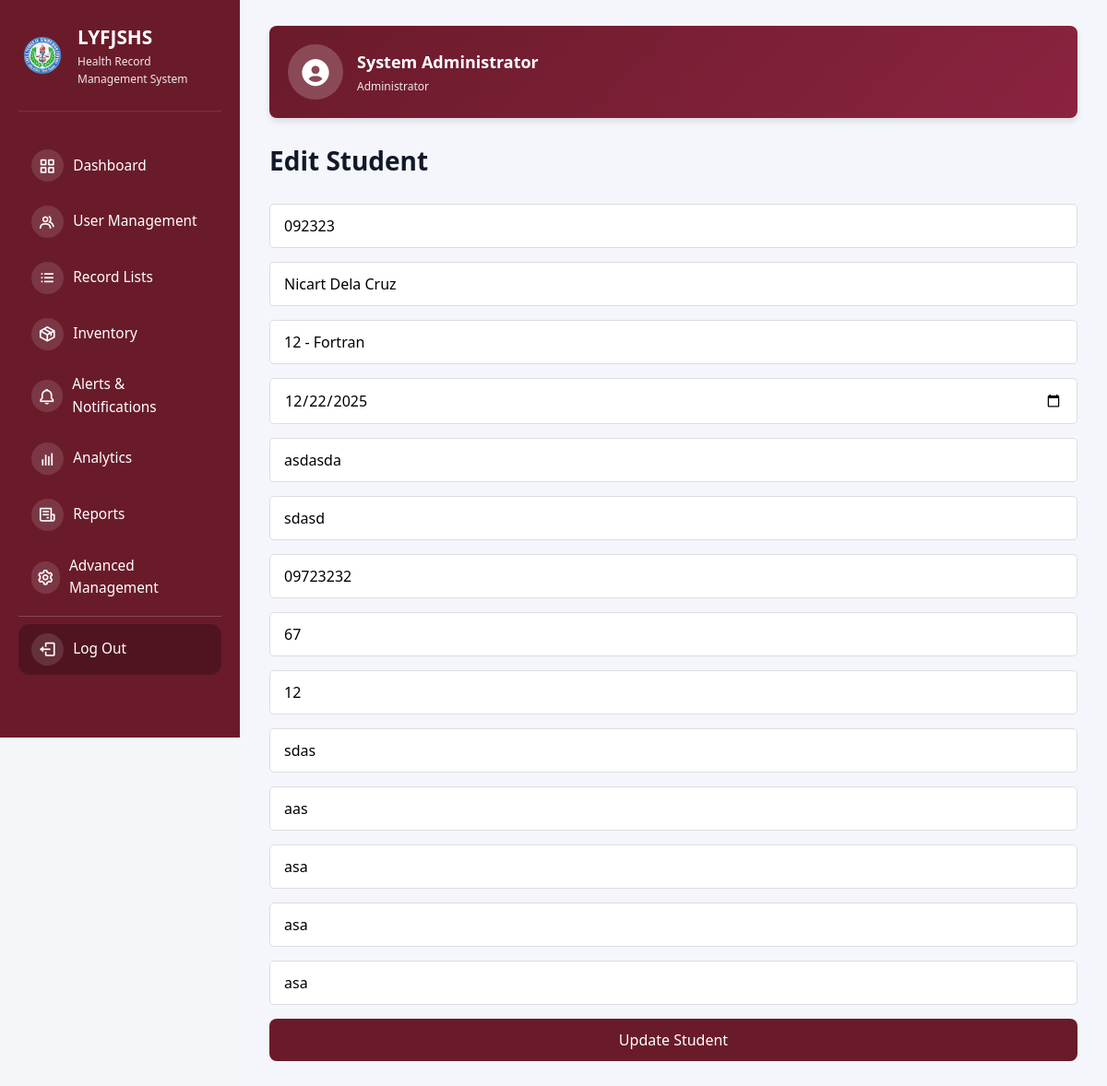
Screenshot of /edit_student/15 (signed in) with the database file from the repository.
### tables this page shows
CREATE TABLE users (
            id INTEGER PRIMARY KEY AUTOINCREMENT,
            username TEXT UNIQUE NOT NULL,
            password TEXT NOT NULL,
            fullname TEXT NOT NULL,
            email TEXT NOT NULL,
            role TEXT DEFAULT 'health_officer',
            advisory_class TEXT,
            is_active INTEGER DEFAULT 1,
            created_at TIMESTAMP DEFAULT CURRENT_TIMESTAMP
        );

CREATE TABLE students (
            id INTEGER PRIMARY KEY AUTOINCREMENT,
            studentLRN TEXT UNIQUE NOT NULL,
            name TEXT NOT NULL,
            class TEXT,
            dob DATE,
            address TEXT,
            parentContact TEXT,
            emergencyContact TEXT,
            height TEXT,
            weight TEXT,
            blood TEXT,
            pastIllnesses TEXT,
            allergies TEXT,
            conditions TEXT,
            vaccination TEXT,
            created_at TIMESTAMP DEFAULT CURRENT_TIMESTAMP
        );

### app.py (the view, shortened to what this page needs)
@app.route("/edit_student/<int:id>", methods=["GET", "POST"])
def edit_student(id):
    if not session.get("logged_in"):
        if request.method == "POST":
            return jsonify({"success": False, "message": "Not logged in"}), 401
        return redirect(url_for("login"))
    db = get_db_connection()
    if db:
        cursor = db.cursor()
        cursor.execute("SELECT role FROM users WHERE id = ?", (session.get("user_id"),))
        user = cursor.fetchone()
        if user and safe_row_get(user, 'role') == 'class_advisor':
            if request.method == "POST":
                return jsonify({"success": False, "message": "You don't have permission to edit students."}), 403
            flash("You don't have permission to edit students.", "danger")
            db.close()
            return redirect(url_for("dashboard"))
        db.close()
    db = get_db_connection()
    if not db:
        if request.method == "POST":
            return jsonify({"success": False, "message": "Database connection error"}), 500
        flash("Database connection error.", "danger")
        return redirect(url_for("student_list"))
    try:
        cursor = db.cursor()
        cursor.execute("SELECT * FROM students WHERE id = ?", (id,))
        student = cursor.fetchone()
        if not student:
            if request.method == "POST":
                return jsonify({"success": False, "message": "Student not found"}), 404
            flash("Student not found.", "danger")
            db.close()
            return redirect(url_for("record_lists"))
        db.close()
        return render_template("edit_student.html", student=student)
    except sqlite3.Error as e:
        if request.method == "POST":
            if db:
                db.close()
            return jsonify({"success": False, "message": f"Database error: {str(e)}"}), 500
        else:
            flash(f"Error: {str(e)}", "danger")
            if db:
                db.close()
            return redirect(url_for("record_lists"))

### app.py (called while the page is built)
@app.before_request
def check_user_status():
    if session.get("logged_in"):
        if request.endpoint in ['login', 'logout', 'register']:
            return
        db = get_db_connection()
        if db:
            try:
                cursor = db.cursor()
                cursor.execute("SELECT is_active FROM users WHERE id = ?", (session.get("user_id"),))
                user = cursor.fetchone()
                db.close()
                if not user or not safe_row_get(user, 'is_active', 1):
                    session.clear()
                    flash("Your account has been disabled. Please contact the administrator.", "danger")
                    return redirect(url_for("login"))
            except sqlite3.Error:
                db.close()

@app.context_processor
def inject_user():
    user = None
    if session.get("logged_in"):
        db = get_db_connection()
        if db:
            try:
                cursor = db.cursor()
                cursor.execute("SELECT * FROM users WHERE id = ?", (session.get("user_id"),))
                user = cursor.fetchone()
                db.close()
            except sqlite3.Error:
                pass
    return {'current_user': user}

def get_db_connection():
    try:
        conn = sqlite3.connect(DATABASE)
        conn.row_factory = sqlite3.Row  # This enables column access by name
        return conn
    except sqlite3.Error as e:
        print(f"Database connection error: {e}")
        return None

def safe_row_get(row, key, default=None):
    if row is None:
        return default
    try:
        return row[key]
    except (IndexError, KeyError):
        return default

### templates/edit_student.html
{% extends "base.html" %} {% block extra_css %}
<link
  rel="stylesheet"
  href="{{ url_for('static', filename='css/add_student.css') }}"
/>
{% endblock %} {% block content %}
<div class="form-card">
  <h2>Edit Student</h2>
  <form
    action="{{ url_for('edit_student', id=student.id) }}"
    method="POST"
    class="student-form"
  >
    <input
      type="text"
      name="studentLRN"
      placeholder="Student LRN"
      value="{{ student.studentLRN }}"
      required
    />
    <input
      type="text"
      name="name"
      placeholder="Full Name"
      value="{{ student.name }}"
      required
    />
    <input
      type="text"
      name="class"
      placeholder="Class/Grade"
      value="{{ student.class }}"
      required
    />
    <input
      type="date"
      name="dob"
      placeholder="Date of Birth"
      value="{{ student.dob or '' }}"
    />
    <input
      type="text"
      name="address"
      placeholder="Address"
      value="{{ student.address or '' }}"
    />
    <input
      type="text"
      name="parentContact"
      placeholder="Parent/Guardian's Name"
      value="{{ student.parentContact or '' }}"
    />
    <input
      type="text"
      name="emergencyContact"
      placeholder="Emergency Contact"
      value="{{ student.emergencyContact or '' }}"
    />
    <input
      type="text"
      name="height"
      placeholder="Height"
      value="{{ student.height or '' }}"
    />
    <input
      type="text"
      name="weight"
      placeholder="Weight"
      value="{{ student.weight or '' }}"
    />
    <input
      type="text"
      name="blood"
      placeholder="Blood Type"
      value="{{ student.blood or '' }}"
    />
    <input
      type="text"
      name="pastIllnesses"
      placeholder="Past Illnesses"
      value="{{ student.pastIllnesses or '' }}"
    />
    <input
      type="text"
      name="allergies"
      placeholder="Allergies"
      value="{{ student.allergies or '' }}"
    />
    <input
      type="text"
      name="conditions"
      placeholder="Pre-existing Conditions"
      value="{{ student.conditions or '' }}"
    />
    <input
      type="text"
      name="vaccination"
      placeholder="Vaccination Status"
      value="{{ student.vaccination or '' }}"
    />
    <button type="submit" class="btn-primary">Update Student</button>
  </form>
</div>
{% endblock %}

### templates/base.html (shortened to what this page needs)
<!DOCTYPE html>
<html lang="en">
  <head>
    <link
      href="https://unpkg.com/boxicons@2.1.4/css/boxicons.min.css"
      rel="stylesheet"
    />
    <link
      rel="stylesheet"
      href="{{ url_for('static', filename='css/dashboard.css') }}"
    />
    {% block extra_css %}{% endblock %}
  </head>
  <body>
    <div class="app-container">
      <aside class="sidebar" id="sidebar">
        <div class="sidebar-header">
          <img
            src="{{ url_for('static', filename='imgs/577258389_819623970710259_5288846695784598957_n-removebg-preview.png') }}"
            alt="School Logo"
            class="sidebar-logo"
          />
          <div class="sidebar-title">
            <h1>LYFJSHS</h1>
            <p>Health Record Management System</p>
          </div>
        </div>
        <nav class="sidebar-nav">
          <ul>
            <li>
              <a href="{{ url_for('dashboard') }}" class="nav-item">
                <span class="nav-icon"><i class="bx bx-grid-alt"></i></span>
                <span class="nav-label">Dashboard</span>
              </a>
            </li>
            {% if session.get('role') in ['super_admin', 'health_officer'] %}
            <li>
              <a href="{{ url_for('user_management') }}" class="nav-item">
                <span class="nav-icon"><i class="bx bx-group"></i></span>
                <span class="nav-label">User Management</span>
              </a>
            </li>
            {% endif %}
            <li>
              <a href="{{ url_for('record_lists') }}" class="nav-item">
                <span class="nav-icon"><i class="bx bx-list-ul"></i></span>
                <span class="nav-label">Record Lists</span>
              </a>
            </li>
            {% if session.get('role') in ['super_admin', 'health_officer'] %}
            <li>
              <a href="{{ url_for('inventory') }}" class="nav-item">
                <span class="nav-icon"><i class="bx bx-package"></i></span>
                <span class="nav-label">Inventory</span>
              </a>
            </li>
            <li>
              <a href="{{ url_for('alerts_dashboard') }}" class="nav-item">
                <span class="nav-icon"><i class="bx bx-bell"></i></span>
                <span class="nav-label">Alerts & Notifications</span>
              </a>
            </li>
            {% endif %} {% if session.get('role') in ['super_admin',
            'health_officer'] %}
            <li>
              <a href="{{ url_for('analytics') }}" class="nav-item">
                <span class="nav-icon"><i class="bx bx-bar-chart"></i></span>
                <span class="nav-label">Analytics</span>
              </a>
            </li>
            <li>
              <a href="{{ url_for('reports') }}" class="nav-item">
                <span class="nav-icon"><i class="bx bx-receipt"></i></span>
                <span class="nav-label">Reports</span>
              </a>
            </li>
            {% endif %} {% if session.get('role') in ['super_admin',
            'health_officer'] %}
            <li>
              <a href="{{ url_for('advanced_management') }}" class="nav-item">
                <span class="nav-icon"><i class="bx bx-cog"></i></span>
                <span class="nav-label">Advanced Management</span>
              </a>
            </li>
            {% endif %}
            <li class="nav-separator"></li>
            <li>
              <a href="{{ url_for('logout') }}" class="nav-item nav-logout">
                <span class="nav-icon"><i class="bx bx-log-out"></i></span>
                <span class="nav-label">Log Out</span>
              </a>
            </li>
          </ul>
        </nav>
      </aside>
      <div class="content-area">
        {% if session.get('logged_in') %}
        <div class="header-profile">
          <div class="profile-card-header">
            <div class="profile-avatar-header">
              <i class="bx bxs-user-circle"></i>
            </div>
            <div class="profile-info-header">
              <h3>
                {{ current_user.fullname if current_user else
                session.get('username') }}
              </h3>
              <p class="profile-role-header">Administrator</p>
            </div>
          </div>
        </div>
        {% endif %}
        <main class="main-content">{% block content %}{% endblock %}</main>
      </div>
    </div>
  </body>
</html>

### static/css/dashboard.css (style rules this page uses)
* { margin: 0; padding: 0; box-sizing: border-box; }
:root { --primary-color: #6a1b2a; --secondary-color: #8b2340; --danger-color: #dc2626; --success-color: #16a34a; --warning-color: #ea580c; --light-bg: #f8fafc; --white: #ffffff; --text-dark: #1f2937; --text-light: #6b7280; --border-color: #e5e7eb; --shadow: 0 1px 3px rgba(0, 0, 0, 0.1); --shadow-lg: 0 10px 15px -3px rgba(0, 0, 0, 0.1); }
body { font-family: -apple-system, BlinkMacSystemFont, "Segoe UI", Roboto, Oxygen, Ubuntu, Cantarell, sans-serif; background-color: var(--light-bg); color: var(--text-dark); line-height: 1.6; }
html, body { height: 100%; font-family: system-ui, -apple-system, BlinkMacSystemFont, "Segoe UI", Roboto, sans-serif; }
body { background: #f5f6fb; color: #111827; }
.app-container { display: flex; min-height: 100vh; }
.sidebar { width: 260px; background: #6a1b2a; color: #fff; padding: 1.5rem 1.25rem; position: fixed; left: 0; top: 0; height: 100vh; overflow-y: auto; z-index: 1000; }
.sidebar-header { display: flex; align-items: center; gap: 0.75rem; margin-bottom: 2rem; padding-bottom: 1.5rem; border-bottom: 1px solid rgba(255, 255, 255, 0.1); }
.sidebar-logo { width: 52px; height: 52px; object-fit: contain; }
.sidebar-title h1 { font-size: 1.3rem; margin: 0; font-weight: 600; }
.sidebar-title p { font-size: 0.75rem; margin: 0; opacity: 0.9; }
.sidebar-nav ul { list-style: none; margin: 0; padding: 0; }
.sidebar-nav li { margin-bottom: 0.4rem; }
.nav-item { display: flex; align-items: center; gap: 0.65rem; text-decoration: none; color: #ffffff; padding: 0.6rem 0.85rem; border-radius: 0.75rem; transition: background 0.15s ease, transform 0.12s ease; }
.nav-icon { width: 2.2rem; height: 2.2rem; border-radius: 999px; background: rgba(255, 255, 255, 0.12); display: flex; align-items: center; justify-content: center; }
.nav-icon i { font-size: 1.25rem; }
.nav-label { font-size: 0.96rem; font-weight: 500; }
.nav-separator { border-top: 1px solid rgba(255, 255, 255, 0.2); margin: 0.5rem 0 0.75rem; height: 1px; }
.nav-logout { margin-top: 0.5rem; background: rgba(0, 0, 0, 0.25); }
.content-area { flex: 1; margin-left: 260px; padding: 1.75rem 2rem 2.5rem; background: #f5f6fb; min-height: 100vh; }
.header-profile { margin-bottom: 1.5rem; }
.profile-card-header { background: linear-gradient(135deg, #6a1b2a 0%, #8b2340 100%); color: white; padding: 20px; border-radius: 8px; box-shadow: 0 4px 6px rgba(0, 0, 0, 0.1); display: flex; align-items: center; gap: 15px; }
.profile-avatar-header { font-size: 45px; background: rgba(255, 255, 255, 0.2); width: 60px; height: 60px; border-radius: 50%; display: flex; align-items: center; justify-content: center; flex-shrink: 0; }
.profile-avatar-header i { font-size: 35px; }
.profile-info-header h3 { font-size: 18px; margin: 0 0 3px 0; font-weight: 700; }
.profile-role-header { font-size: 12px; opacity: 0.9; margin: 0; font-weight: 500; }
.main-content { margin-top: 0.75rem; }
.main-content h2 { font-size: 1.75rem; margin-bottom: 1.5rem; color: #111827; font-weight: 600; }
.btn-primary { background: #6a1b2a; color: #ffffff; padding: 0.75rem 1.5rem; font-size: 1rem; border-radius: 0.5rem; border: none; cursor: pointer; transition: background 0.15s ease; }
.main-content { flex: 1; display: flex; flex-direction: column; overflow: hidden; }

### static/css/add_student.css (style rules this page uses)
* { margin: 0; padding: 0; box-sizing: border-box; font-family: "Segoe UI", Tahoma, Geneva, Verdana, sans-serif; }
body { background-color: #f5f6fa; color: #333; }
form { display: flex; flex-direction: column; gap: 15px; }
form input, form select { padding: 12px 15px; border: 1px solid #dcdde1; border-radius: 5px; font-size: 1rem; outline: none; transition: border-color 0.2s; }

### rows the page displays
users: fullname "System Administrator"
students: studentLRN "092323", name "Nicart Dela Cruz", class "12 - Fortran", dob "12/22/2025", address "asdasda", parentContact "sdasd", emergencyContact "09723232", height "67", weight "12", blood "sdas", pastIllnesses "aas", allergies "asa", conditions "asa", vaccination "asa"
